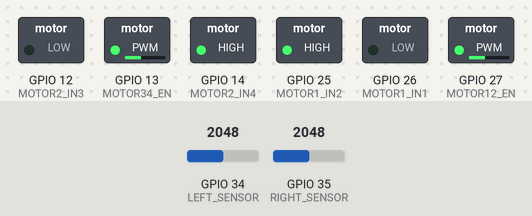
Bench run of a sketch on a simulated ESP32. Parts: switched loads named in the sketch (green lamp = pin HIGH). The inputs (shaded band) are chosen by the test bench; at power-on: GPIO 34 (LEFT_SENSOR) = 2048, GPIO 35 (RIGHT_SENSOR) = 2048. What the sketch prints to the serial monitor is not drawn.

Above: at 1.2 s.
1.3 s: GPIO 34 (LEFT_SENSOR) set to 2866
At 4.25 s:
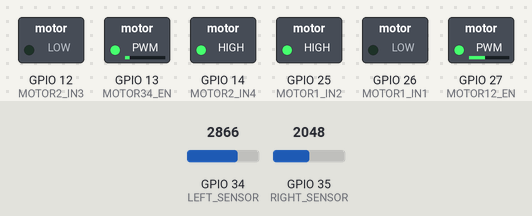
4.3 s: GPIO 35 (RIGHT_SENSOR) set to 4095
At 4.8 s:
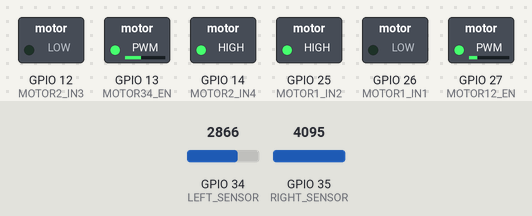
7.3 s: GPIO 35 (RIGHT_SENSOR) set to 1228
At 8.5 s:
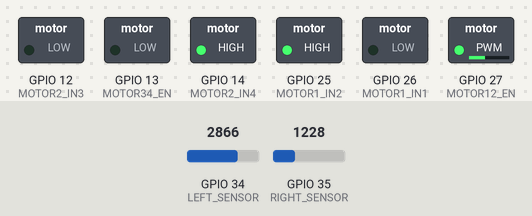
8.8 s: GPIO 34 (LEFT_SENSOR) set to 60
At 11.66 s:
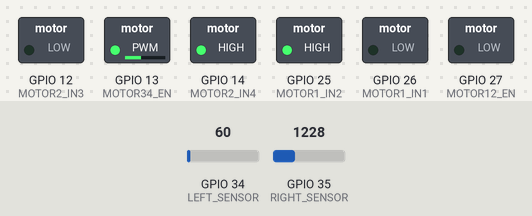
11.8 s: GPIO 34 (LEFT_SENSOR) set to 491
14.8 s: GPIO 34 (LEFT_SENSOR) set to 3603
At 15.5 s:
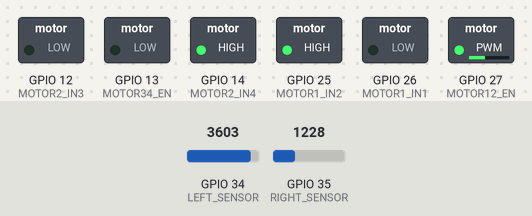
Timing chart, 0 to 17.3 s (numbered marks = the images above; inputs shaded):
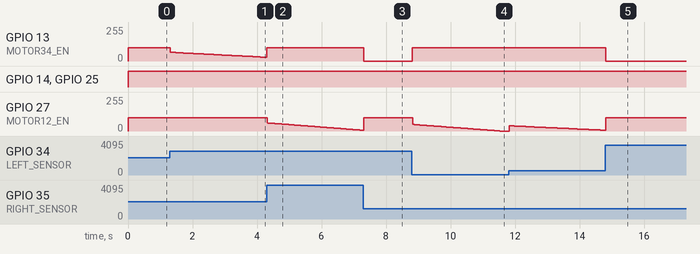

Measured:
- after the input at 1.3 s, GPIO 13 (MOTOR34_EN): moves from 100/255 to 28/255 over 2.9 s, starting at once
- after the input at 4.3 s, GPIO 27 (MOTOR12_EN): moves from 100/255 to 5/255 over 3.0 s, starting at once
- after the input at 7.3 s, GPIO 13 (MOTOR34_EN): 100/255 → 0/255 at once
- after the input at 8.8 s, GPIO 13 (MOTOR34_EN): 0/255 → 100/255 at once; GPIO 27 (MOTOR12_EN): moves from 100/255 to 0/255 over 2.7 s, starting at once
- after the input at 14.8 s, GPIO 13 (MOTOR34_EN): 100/255 → 0/255 at once

The sketch:

just_line_race.ino
```cpp
#include <SPI.h>
#include <MFRC522.h>
#include <WiFi.h>
#include <ESP32Servo.h>
#include <Arduino.h>
#include <ArduinoJson.h>
#include <time.h>

#define MOTOR12_EN 27    // PWM 채널 0
#define MOTOR34_EN 13    // PWM 채널 1
#define MOTOR1_IN1 26
#define MOTOR1_IN2 25
#define MOTOR2_IN3 12
#define MOTOR2_IN4 14

#define PWM_FREQ 1000
#define PWM_RESOLUTION 8
#define PWM_CHANNEL_LEFT 0
#define PWM_CHANNEL_RIGHT 1

#define LEFT_SENSOR 34
#define RIGHT_SENSOR 35


double Kp = 0.1025;
double Kd = 0.02;
double Ki = 0.0001;
double integral = 0.0;  // 누적 적분값
double PID_control;
int last_error = 0;
int derivative;
int L_PWM, R_PWM;
int error;
int l_sensor_val;
int r_sensor_val;
int avg_PWM = 150;
int max_pwm = 100;


void setup() {
  // put your setup code here, to run once:
    Serial.begin(115200);

  // 모터 핀 설정
  pinMode(MOTOR1_IN1, OUTPUT);
  pinMode(MOTOR1_IN2, OUTPUT);
  pinMode(MOTOR2_IN3, OUTPUT);
  pinMode(MOTOR2_IN4, OUTPUT);

  ledcSetup(PWM_CHANNEL_LEFT, PWM_FREQ, PWM_RESOLUTION);
  ledcAttachPin(MOTOR12_EN, PWM_CHANNEL_LEFT);
  ledcSetup(PWM_CHANNEL_RIGHT, PWM_FREQ, PWM_RESOLUTION);
  ledcAttachPin(MOTOR34_EN, PWM_CHANNEL_RIGHT);


}

void loop() {
  // put your main code here, to run repeatedly:
  line_trace();

}

void line_trace() {
  l_sensor_val = analogRead(LEFT_SENSOR);
  r_sensor_val = analogRead(RIGHT_SENSOR);

  Serial.print("L: "); Serial.print(l_sensor_val);
  Serial.print(" R: "); Serial.println(r_sensor_val);

  error = l_sensor_val - r_sensor_val;


  // ⬇ PID 제어 계산
  integral += error;
  derivative = error - last_error;
  Serial.print("derivative: ");
  Serial.println(derivative);
  PID_control = Kp * error + Ki * integral + Kd * derivative;
  Serial.print("PID_control: ");
  Serial.println(PID_control);


  last_error = error;

  Serial.print("L_PWM: "); Serial.println(L_PWM);
  Serial.print("R_PWM: "); Serial.println(R_PWM);
  R_PWM = speed_limit(avg_PWM - PID_control, 0, max_pwm);
  L_PWM = speed_limit(avg_PWM + PID_control, 0, max_pwm);

  left_motor_f(L_PWM);
  right_motor_f(R_PWM);
}

int speed_limit(int val, int minVal, int maxVal) {
  if (val < minVal) return minVal;
  if (val > maxVal) return maxVal;
  return val;
}


void stop_motors() {
  ledcWrite(PWM_CHANNEL_LEFT, 0);
  ledcWrite(PWM_CHANNEL_RIGHT, 0);
}

void left_motor_f(int pwm_val) {
  digitalWrite(MOTOR1_IN1, LOW);
  digitalWrite(MOTOR1_IN2, HIGH);
  ledcWrite(PWM_CHANNEL_LEFT, pwm_val);
}

void right_motor_f(int pwm_val) {
  digitalWrite(MOTOR2_IN3, LOW);
  digitalWrite(MOTOR2_IN4, HIGH);
  ledcWrite(PWM_CHANNEL_RIGHT, pwm_val);
}
```
